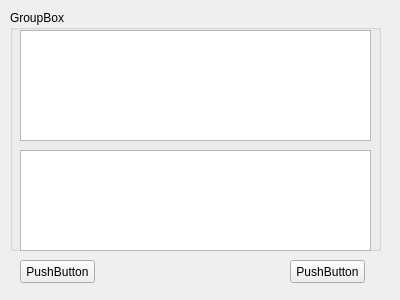
<?xml version="1.0" encoding="UTF-8"?>
<ui version="4.0">
 <class>UserChat</class>
 <widget class="QWidget" name="UserChat">
  <property name="geometry">
   <rect>
    <x>0</x>
    <y>0</y>
    <width>400</width>
    <height>300</height>
   </rect>
  </property>
  <property name="windowTitle">
   <string>Form</string>
  </property>
  <widget class="QGroupBox" name="groupBox">
   <property name="geometry">
    <rect>
     <x>10</x>
     <y>10</y>
     <width>371</width>
     <height>241</height>
    </rect>
   </property>
   <property name="title">
    <string>GroupBox</string>
   </property>
   <widget class="QPushButton" name="pushButton">
    <property name="geometry">
     <rect>
      <x>200</x>
      <y>260</y>
      <width>75</width>
      <height>23</height>
     </rect>
    </property>
    <property name="text">
     <string>PushButton</string>
    </property>
   </widget>
   <widget class="QPushButton" name="pushButton_2">
    <property name="geometry">
     <rect>
      <x>300</x>
      <y>270</y>
      <width>75</width>
      <height>23</height>
     </rect>
    </property>
    <property name="text">
     <string>PushButton</string>
    </property>
   </widget>
   <widget class="QTextEdit" name="textEdit">
    <property name="geometry">
     <rect>
      <x>10</x>
      <y>20</y>
      <width>351</width>
      <height>111</height>
     </rect>
    </property>
   </widget>
   <widget class="QPlainTextEdit" name="plainTextEdit">
    <property name="geometry">
     <rect>
      <x>10</x>
      <y>140</y>
      <width>351</width>
      <height>101</height>
     </rect>
    </property>
   </widget>
  </widget>
  <widget class="QPushButton" name="pushButton_3">
   <property name="geometry">
    <rect>
     <x>20</x>
     <y>260</y>
     <width>75</width>
     <height>23</height>
    </rect>
   </property>
   <property name="text">
    <string>PushButton</string>
   </property>
  </widget>
  <widget class="QPushButton" name="pushButton_4">
   <property name="geometry">
    <rect>
     <x>290</x>
     <y>260</y>
     <width>75</width>
     <height>23</height>
    </rect>
   </property>
   <property name="text">
    <string>PushButton</string>
   </property>
  </widget>
 </widget>
 <resources/>
 <connections/>
</ui>
